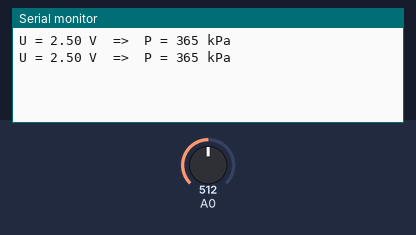
Bench run of a sketch on a simulated Arduino Uno, built with avr-gcc and run on an emulated ATmega328P. On the bench: the last lines printed to the serial monitor. The inputs (shaded band) are chosen by the test bench; at power-on: A0 = 512.

Above: at 1.8 s.
1.9 s: A0 set to 716
At 2.4 s:
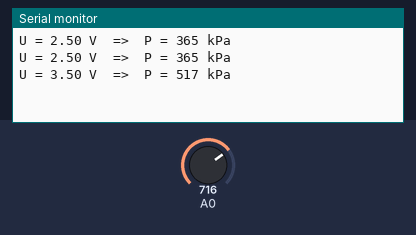
3.4 s: A0 set to 900
At 4.8 s:
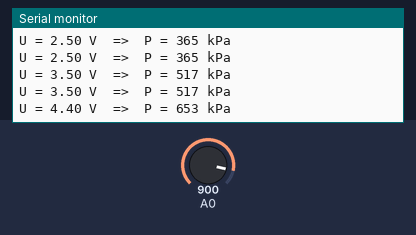
Timing chart, 0 to 6.4 s (numbered marks = the images above; inputs shaded):
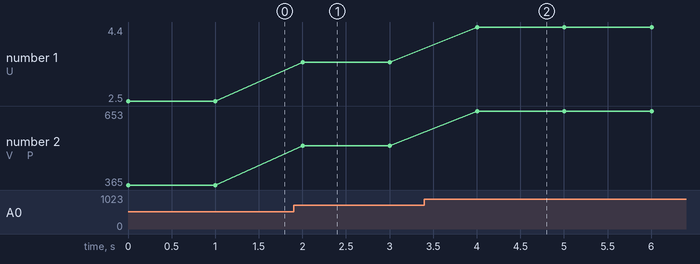

Measured:
- after the input at 1.9 s, the serial monitor: prints a new line after 0.10 s (image 1)
- after the input at 3.4 s, the serial monitor: prints a new line after 0.60 s (image 2)
- plotted number 1: 2.5 → 3.5 after the input at 1.9 s, 3.5 → 4.4 after the input at 3.4 s
- plotted number 2: 365 → 517 after the input at 1.9 s, 517 → 653 after the input at 3.4 s

The sketch:

mariotte_grove.ino
```cpp
/*
 * Mesure d'une pression absolue
 * Capteur Grove MPX5700AP (15 kPa à 700 kPa) branché sur la broche A0
 * David THERINCOURT - 2025
 */

float tension ;    // Tension mesurée (V)
float pression ;   // Pression mesurée (kPa)

void setup() {
  Serial.begin(9600); // Initialisation du port série
}

void loop() {
  tension = analogRead(A0)*5.0/1023 ;    // Lecture de la tension sur A0 en volt
  pression = 152*(tension-0.2) + 15 ;    // Calcul de la pression en kPa
  Serial.print("U = ");                  // Affichage dans le moniteur série
  Serial.print(tension);                 // Affichage de la tension
  Serial.print(" V  =>  ");              // ...
  Serial.print("P = ");                  // ...
  Serial.print(pression, 0);             // Affichage de la pression arrondie
  Serial.println(" kPa");                // Fin affichage
  delay(1000);                           // Temporisation
}
```
